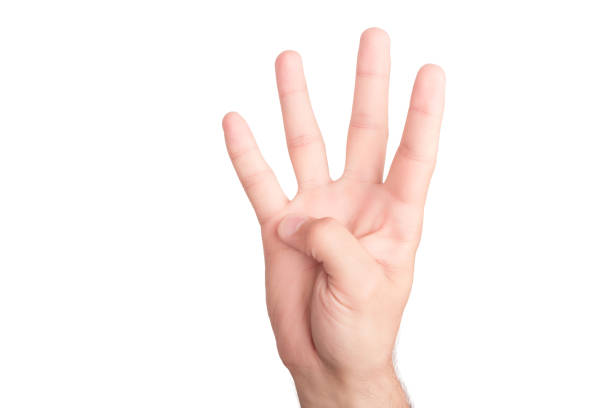
#> input picture new-tests/4.jpg, 612 x 408 px
$ jupyter execute --allow-errors convnet_using_tensorflow_for_beginners.ipynb
#> lines starting #> are read from the running program, lines starting #| are printed output that depends on the picture; after the words box and inside, x2 and y2 are one past the last pixel; in counts of white or black regions, pixels touching at a corner belong together
<a href="https://colab.research.google.com/github/andreasalvucci/ka-morra/blob/main/convnet_using_tensorflow_for_beginners.ipynb" target="_parent"></a>

# Goal
* Build and train a Convolutional Neural Network in TensorFlow for a multiclass classification problem of counting fingers using Functional API

[cell 1]

import opendatasets as od
od.download("https://www.kaggle.com/datasets/koryakinp/fingers")
#> (this line was passed over: opendatasets is not available in this run)

[cell 2]
from tqdm.notebook import tqdm

[cell 3]
#  import libraries
import numpy as np
import pandas as pd
import matplotlib.pyplot as plt
import tensorflow as tf
from tensorflow import keras
from keras import layers as tfl
import os
import cv2
from sklearn import preprocessing
from pathlib import Path
from PIL import Image

# Data Preprocessing

The input images are present in the  "train" and "test" folders.
* Iterate through each folder seperately and store image paths in separate lists 'train_set_path' and 'test_set_path'
* Extract y labels for train and test sets seperately in two lists 'train_set_label' and 'test_set_label' by splitting the filename and collecting the two literals before the dot.
Ex: /input/fingers/test/ef512789-23fb-4da6-ad2e-38780d9cd914_**1L**.png

[cell 4]
#function to extract y labels from base file path
def extract_label(base):
    path = []
    label = []
    for filename in os.listdir(base):
        label.append(filename.split('.')[0][-2:]) #split on dot and read the preceding 2 literals
        path.append(base+filename)
    return path, label

[cell 5]
#base file paths for train and test folders
train_base = "./fingers/train/"
test_base = "./fingers/test/"

#list variables holding file paths and y labels for train and test sets
#> (the rest of this cell did not finish here and is left out)

test_set_path, test_set_label = extract_label(test_base)

print("Number of training set examples: ", len(train_set_path))
print("Number of test set examples: ", len(test_set_path))

[cell 6]
# Read first image in the training set using opencv api
index=0
#> (the rest of this cell did not finish here and is left out)

# Feature Data Train/Test Split

Feature data is split into X_train and X_test by reading images from train and test folders and storing them in lists

[cell 7]
# function to split feature data into train and test
# [6 lines left out: function feature_data_split, not called in this run]

#> (a cell that did not finish here is left out)

The shapes of X_train and X_test are in expected format i.e, (no of examples, height, width, no of channels)

# Label Data Train/Test Split

The label set has two literal values. ConvNet needs them to be one-hot encoded for modelling.
* Use Label Encoder from scikit learn to convert labels into unique int values
* Use Keras to one-hot encode the unique values and create a binary matrix representation of y label sets

#> (a cell that did not finish here is left out)

[cell 10]
# apply label encoder to the y train and test sets
label_encoder = preprocessing.LabelEncoder()
#> (the rest of this cell did not finish here and is left out)

#> (a cell that did not finish here is left out)

# ConvNet Model Definition, Compilation and Training

The ConvNet will be defined as follows:
* CONV2D -> RELU -> MAXPOOL -> CONV2D -> RELU -> MAXPOOL -> FLATTEN -> DENSE

Parameters used-
* Conv2D: Use 8 4 by 4 filters, stride 1, padding is "SAME"
* Activatin function  'ReLU'
* MaxPool2D: Use an 8 by 8 filter size and an 8 by 8 stride, padding is "SAME"
* Conv2D: Use 16 2 by 2 filters, stride 1, padding is "SAME"
* Activatin function  'ReLU'
* MaxPool2D: Use a 4 by 4 filter size and a 4 by 4 stride, padding is "SAME"
* Flatten the previous output
* Fully-connected (Dense) layer: Apply a fully connected layer with "num_classes" neurons and a softmax activation for multi-class classification output

[cell 12]
def convolutional_model(input_shape):
    input_img = tf.keras.Input(shape=input_shape)
    conv_layer1 = tfl.Conv2D(filters= 8 , kernel_size= 4 , strides= 1 , padding='same')(input_img)
    activation1 = tfl.ReLU()(conv_layer1)
    pool_layer1 = tfl.MaxPool2D(pool_size=8, strides=8, padding='same')(activation1)
    conv_layer2 = tfl.Conv2D(filters= 16 , kernel_size= 2 , strides= 1 , padding='same')(pool_layer1)
    activation2 = tfl.ReLU()(conv_layer2)
    pool_layer2 = tfl.MaxPool2D(pool_size=4, strides=4, padding='same')(activation2)
    flatten =  tfl.Flatten()(pool_layer2)
    outputs =  tfl.Dense(units=num_classes, activation='softmax')(flatten)
    model = tf.keras.Model(inputs=input_img, outputs=outputs)
    return model

#> (a cell that did not finish here is left out)

conv_model.compile(optimizer='adam',
                  loss='categorical_crossentropy',
                  metrics=['accuracy'])
conv_model.summary()

#> (a cell that did not finish here is left out)

[cell 15]
#conv_model.save("conv_model.h5")
#conv_model = keras.models.load_model("conv_model.h5")

# Model Evaluation

#> (a cell that did not finish here is left out)

#> (a cell that did not finish here is left out)

As we can see, as the number of epochs increase, the loss decreases and the accuracy of the model increases

#> (a cell that did not finish here is left out)

# > Thank you for your valuable time!

[cell 19]
def remove_bg(imgo):
    height, width = imgo.shape[:2]
        #Create a mask holder
    mask = np.zeros(imgo.shape[:2],np.uint8)
    #Grab Cut the object
    bgdModel = np.zeros((1,65),np.float64)
    fgdModel = np.zeros((1,65),np.float64)

    #Hard Coding the Rect The object must lie within this rect.
    rect = (10,10,width-30,height-30)
    cv2.grabCut(imgo,mask,rect,bgdModel,fgdModel,5,cv2.GC_INIT_WITH_RECT)
    mask = np.where((mask==2)|(mask==0),0,1).astype('uint8')
    img1 = imgo*mask[:,:,np.newaxis]

    #Get the background
    background = imgo - img1

    #Change all pixels in the background that are not black to white
    background[np.where((background > [0,0,0]).all(axis = 2))] = [255,255,255]
    background_noisy = background + gaussian

    #Add the background and the image
    final = background + img1

    return final

[cell 20]
# [43 lines left out: function automatic_brightness_and_contrast, not called in this run]

[cell 21]
path_1 = './new-tests/1.jpg'
path_3 = './new-tests/3-2.jpg'
path_4 = './new-tests/4.jpg'

new_image = cv2.imread(path_4)
#> new_image is the input picture: shape (408, 612, 3); mean B, G, R 239.6, 242.2, 251.1

resized_image = cv2.resize(new_image, (128,128))
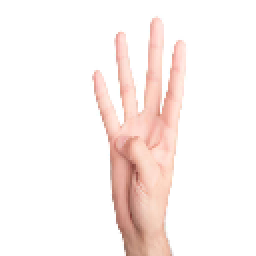
#> resized_image: shape (128, 128, 3) (shown 2 times larger); mean B, G, R 239.6, 242.2, 251.1

#> (the rest of this cell did not finish here and is left out)

#> in remove_bg, `img1 = imgo*mask[:,:,np.newaxis]`:
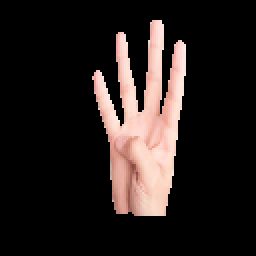
#> img1: shape (128, 128, 3) (shown 2 times larger); mean B, G, R 29.3, 31.4, 38.9
#> in remove_bg, `background = imgo - img1`:
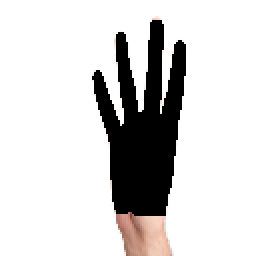
#> background: shape (128, 128, 3) (shown 2 times larger); mean B, G, R 210.2, 210.8, 212.2
#> in remove_bg, `background[np.where((background > [0,0,0]).all(axis = 2))] = [255,255,..`:
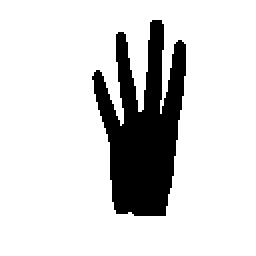
#> background: shape (128, 128, 3) (shown 2 times larger); 83.8% white; 1 black region, box (x1, y1, x2, y2) and area: (46, 10, 93, 108) 2658
image_to_test = np.bitwise_not(image_to_test)
image_to_test = cv2.cvtColor(image_to_test, cv2.COLOR_BGR2GRAY)
image_to_test = cv2.cvtColor(image_to_test, cv2.COLOR_GRAY2BGR)
image_to_test = automatic_brightness_and_contrast(image_to_test,5)

cv2.imwrite("./to_test.jpg",image_to_test)


labels_dict = ['0L','0R','1L','1R','2L','2R', '3L', '3R','4L','4R','5L','5R']

#prediction = conv_model.predict(image_to_test)
prediction = conv_model.predict(image_to_test.reshape(1,128,128,3))
print(labels_dict[np.argmax(prediction)])
